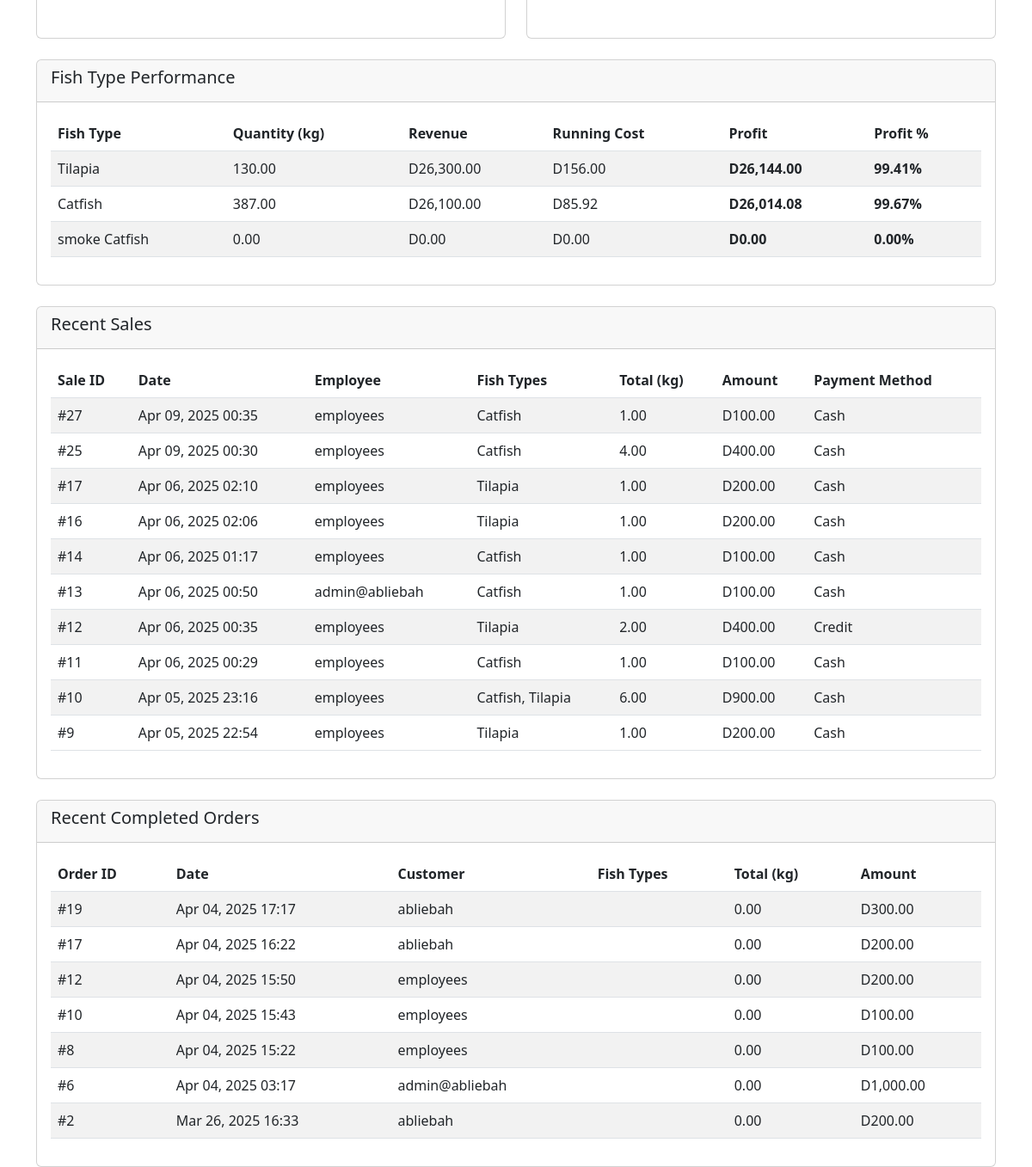
Before: /profit_analysis.php (signed in, lower part) with the older database file.
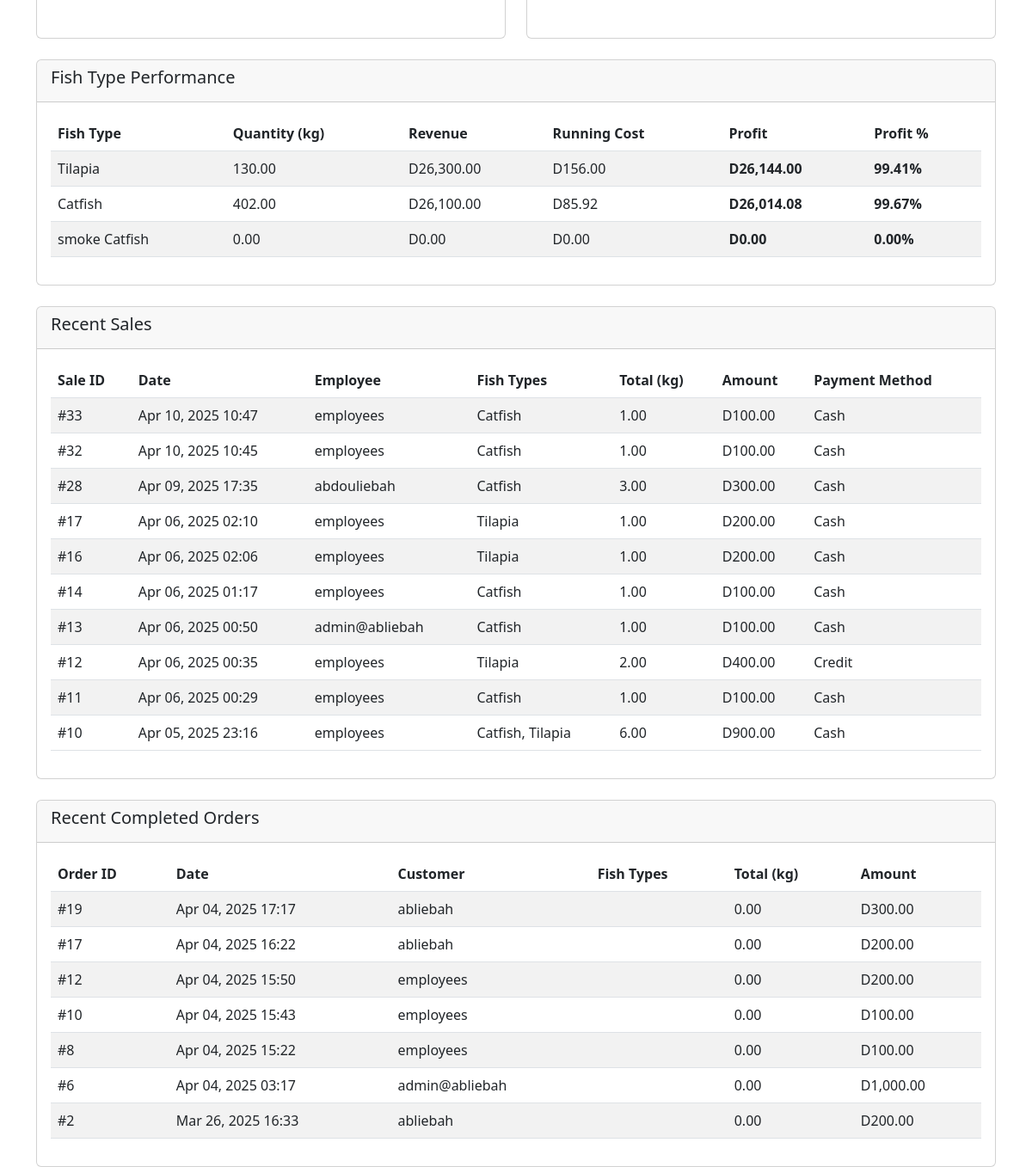
After: the same page with the newer database file.
### tables this page shows
CREATE TABLE `fish_types` (
  `id` int(11) NOT NULL,
  `name` varchar(50) NOT NULL,
  `description` text DEFAULT NULL,
  `price_per_kg` decimal(10,2) NOT NULL,
  `image_path` varchar(255) DEFAULT NULL
);

CREATE TABLE `sales` (
  `id` int(11) NOT NULL,
  `employee_id` int(11) NOT NULL,
  `total_amount` decimal(10,2) NOT NULL,
  `sale_date` timestamp NOT NULL DEFAULT current_timestamp(),
  `payment_method` enum('cash','credit','mobile_money') DEFAULT 'cash'
);

CREATE TABLE `users` (
  `id` int(11) NOT NULL,
  `username` varchar(50) NOT NULL,
  `password` varchar(255) NOT NULL,
  `email` varchar(100) NOT NULL,
  `role` enum('admin','employee','customer') DEFAULT 'customer',
  `created_at` timestamp NOT NULL DEFAULT current_timestamp()
);

CREATE TABLE `orders` (
  `id` int(11) NOT NULL,
  `user_id` int(11) NOT NULL,
  `order_date` timestamp NOT NULL DEFAULT current_timestamp(),
  `status` enum('pending','processing','completed','cancelled') DEFAULT 'pending',
  `total_amount` decimal(10,2) NOT NULL
);

### profit_analysis.php (the view, shortened to what the changed rows need)
<?php
require_once 'functions.php';
$salesStmt = $pdo->query("
    SELECT
        s.id,
        s.sale_date,
        s.total_amount as revenue,
        u.username as employee_name,
        GROUP_CONCAT(ft.name SEPARATOR ', ') as fish_names,
        SUM(si.quantity_kg) as total_kg,
        s.payment_method
    FROM
        sales s
    JOIN
        users u ON s.employee_id = u.id
    LEFT JOIN
        sale_items si ON s.id = si.sale_id
    LEFT JOIN
        fish_types ft ON si.fish_type_id = ft.id
    GROUP BY
        s.id
    ORDER BY
        s.sale_date DESC
");
$allSales = $salesStmt->fetchAll();
$ordersStmt = $pdo->query("
    SELECT
        o.id,
        o.order_date,
        o.total_amount as revenue,
        u.username as customer_name,
        GROUP_CONCAT(ft.name SEPARATOR ', ') as fish_names,
        SUM(oi.quantity_kg) as total_kg,
        o.status
    FROM
        orders o
    JOIN
        users u ON o.user_id = u.id
    LEFT JOIN
        order_items oi ON o.id = oi.order_id
    LEFT JOIN
        fish_types ft ON oi.fish_type_id = ft.id
    WHERE
        o.status = 'completed'
    GROUP BY
        o.id
    ORDER BY
        o.order_date DESC
");
$allOrders = $ordersStmt->fetchAll();
$fishPerformanceStmt = $pdo->query("
    SELECT
        ft.id,
        ft.name,
        SUM(COALESCE(si.quantity_kg, 0) + COALESCE(oi.quantity_kg, 0)) as total_kg,
        SUM(COALESCE(s.total_amount, 0) + COALESCE(o.total_amount, 0)) as revenue,
        COALESCE(rc.running_cost, 0) as running_cost,
        SUM(COALESCE(s.total_amount, 0) + COALESCE(o.total_amount, 0)) -
        COALESCE(rc.running_cost, 0) as profit
    FROM
        fish_types ft
    LEFT JOIN
        sale_items si ON ft.id = si.fish_type_id
    LEFT JOIN
        sales s ON si.sale_id = s.id
    LEFT JOIN
        order_items oi ON ft.id = oi.fish_type_id
    LEFT JOIN
        orders o ON oi.order_id = o.id AND o.status = 'completed'
    LEFT JOIN
        (SELECT
            dc.fish_type_id,
            dc.running_cost
         FROM
            detailed_costs dc
         JOIN
            (SELECT fish_type_id, MAX(date_recorded) as latest_date
             FROM detailed_costs GROUP BY fish_type_id) latest
         ON dc.fish_type_id = latest.fish_type_id AND dc.date_recorded = latest.latest_date
        ) rc ON ft.id = rc.fish_type_id
    GROUP BY
        ft.id
    ORDER BY
        profit DESC
");
$fishPerformance = $fishPerformanceStmt->fetchAll();
$recentSales = array_slice($allSales, 0, 10);
$recentOrders = array_slice($allOrders, 0, 10);
?>
<!DOCTYPE html>
<html lang="en">
<head>
    <link href="https://cdn.jsdelivr.net/npm/bootstrap@5.3.0/dist/css/bootstrap.min.css" rel="stylesheet">
    <link rel="stylesheet" href="https://cdn.jsdelivr.net/npm/chart.js@3.7.1/dist/chart.min.css">
</head>
<body>
    <div class="container mt-4">
        <div class="card mt-4">
            <div class="card-body">
                <div class="table-responsive">
                    <table class="table table-striped">
                        <thead>
                            <tr>
                                <th>Fish Type</th>
                                <th>Quantity (kg)</th>
                                <th>Revenue</th>
                                <th>Running Cost</th>
                                <th>Profit</th>
                                <th>Profit %</th>
                            </tr>
                        </thead>
                        <tbody>
                            <?php foreach ($fishPerformance as $fish):
                                $fishProfitPercent = $fish['revenue'] > 0 ? ($fish['profit'] / $fish['revenue']) * 100 : 0;
                            ?>
                                <tr>
                                    <td><?= htmlspecialchars($fish['name']) ?></td>
                                    <td><?= number_format($fish['total_kg'], 2) ?></td>
                                    <td>D<?= number_format($fish['revenue'], 2) ?></td>
                                    <td>D<?= number_format($fish['running_cost'], 2) ?></td>
                                    <td class="<?= $fish['profit'] >= 0 ? 'positive' : 'negative' ?>">
                                        D<?= number_format($fish['profit'], 2) ?>
                                    </td>
                                    <td class="<?= $fishProfitPercent >= 0 ? 'positive' : 'negative' ?>">
                                        <?= number_format($fishProfitPercent, 2) ?>%
                                    </td>
                                </tr>
                            <?php endforeach; ?>
                        </tbody>
                    </table>
                </div>
            </div>
        </div>
        <div class="card mt-4">
            <div class="card-body">
                <div class="table-responsive">
                    <table class="table table-striped">
                        <thead>
                            <tr>
                                <th>Sale ID</th>
                                <th>Date</th>
                                <th>Employee</th>
                                <th>Fish Types</th>
                                <th>Total (kg)</th>
                                <th>Amount</th>
                                <th>Payment Method</th>
                            </tr>
                        </thead>
                        <tbody>
                            <?php foreach ($recentSales as $sale): ?>
                                <tr>
                                    <td>#<?= $sale['id'] ?></td>
                                    <td><?= date('M d, Y H:i', strtotime($sale['sale_date'])) ?></td>
                                    <td><?= htmlspecialchars($sale['employee_name']) ?></td>
                                    <td><?= htmlspecialchars($sale['fish_names']) ?></td>
                                    <td><?= number_format($sale['total_kg'], 2) ?></td>
                                    <td>D<?= number_format($sale['revenue'], 2) ?></td>
                                    <td><?= ucfirst(str_replace('_', ' ', $sale['payment_method'])) ?></td>
                                </tr>
                            <?php endforeach; ?>
                        </tbody>
                    </table>
                </div>
            </div>
        </div>
        <div class="card mt-4">
            <div class="card-body">
                <div class="table-responsive">
                    <table class="table table-striped">
                        <thead>
                            <tr>
                                <th>Order ID</th>
                                <th>Date</th>
                                <th>Customer</th>
                                <th>Fish Types</th>
                                <th>Total (kg)</th>
                                <th>Amount</th>
                            </tr>
                        </thead>
                        <tbody>
                            <?php foreach ($recentOrders as $order): ?>
                                <tr>
                                    <td>#<?= $order['id'] ?></td>
                                    <td><?= date('M d, Y H:i', strtotime($order['order_date'])) ?></td>
                                    <td><?= htmlspecialchars($order['customer_name']) ?></td>
                                    <td><?= htmlspecialchars($order['fish_names']) ?></td>
                                    <td><?= number_format($order['total_kg'], 2) ?></td>
                                    <td>D<?= number_format($order['revenue'], 2) ?></td>
                                </tr>
                            <?php endforeach; ?>
                        </tbody>
                    </table>
                </div>
            </div>
        </div>
    </div>
</body>
</html>

Changed rows visible on the page:
removed sales: id "27", sale_date "Apr 09, 2025 00:35", employee.username "employees", fish_names "Catfish", total_kg "1.00", total_amount "100.00", payment_method "Cash"
removed sales: id "25", sale_date "Apr 09, 2025 00:30", employee.username "employees", fish_names "Catfish", total_kg "4.00", total_amount "400.00", payment_method "Cash"
no longer on this page (row unchanged): sales: id "9", sale_date "Apr 05, 2025 22:54", employee.username "employees", fish_names "Tilapia", total_kg "1.00", total_amount "200.00", payment_method "Cash"
computed for fish_types "Catfish": total_kg "387.00" → "402.00"
added sales: id "33", sale_date "Apr 10, 2025 10:47", employee.username "employees", fish_names "Catfish", total_kg "1.00", total_amount "100.00", payment_method "Cash"
added sales: id "32", sale_date "Apr 10, 2025 10:45", employee.username "employees", fish_names "Catfish", total_kg "1.00", total_amount "100.00", payment_method "Cash"
added sales: id "28", sale_date "Apr 09, 2025 17:35", employee.username "abdouliebah", fish_names "Catfish", total_kg "3.00", total_amount "300.00", payment_method "Cash"
